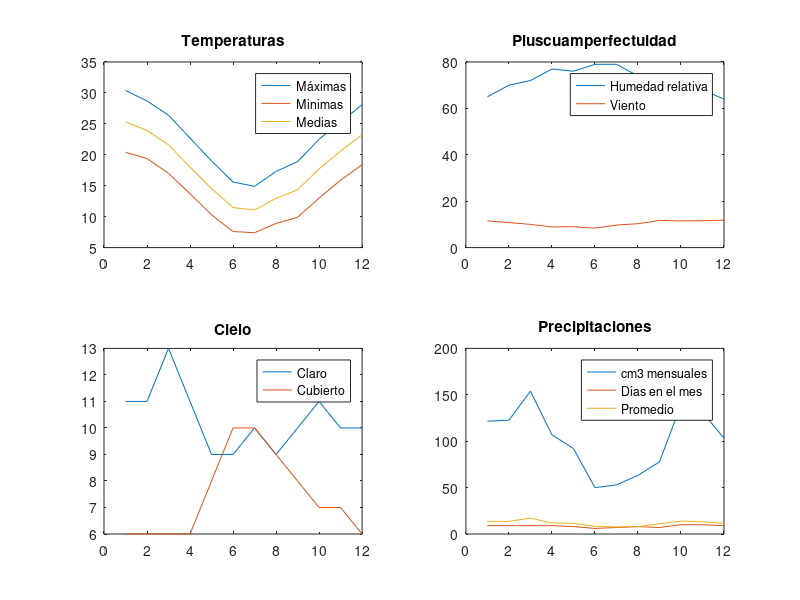

Here is the MATLAB script that generated this plot:
# Abrir archivos.
# @author   Daniel Cantarín <canta@canta.com.ar>
# @date     20160915


fid = fopen( "temperaturas_bsas.txt","r");
i   = 0;
x   = 1:1;

while i < 12
    mes  = fscanf( fid, "%s", 1);
    fila = fscanf( fid, "%f", 3);
    otro = fscanf( fid, "%f", 6);
    
    
    i++;
    x(i) = i;
    maximos(i)   = max(fila);
    minimos(i)   = min(fila);
    promedios(i) = mean(fila);
    
    humedad(i)     = otro(1);
    viento(i)      = otro(2);
    claro(i)       = otro(3);
    cubierto(i)    = otro(4);
    lluvia(i)      = otro(5);
    lluvia_mes(i)  = otro(6);
    
end
fclose(fid);

subplot( 2, 2, 1);
plot(   x, maximos, 
        x, minimos, 
        x, promedios);
title ("Temperaturas");
legend( "Máximas", 
        "Minimas", 
        "Medias");

subplot( 2, 2, 2);

plot(   x, humedad,
        x, viento);
title("Pluscuamperfectuidad");
legend( "Humedad relativa",
        "Viento");

subplot( 2, 2, 3);       

plot(   x, claro,
        x, cubierto);
title("Cielo");
legend( "Claro",
        "Cubierto");

subplot( 2, 2, 4);

plot( x, lluvia_mes,
      x, lluvia,
      x, lluvia_mes ./ lluvia );
title("Precipitaciones");
legend( "cm3 mensuales",
        "Días en el mes",
        "Promedio");
